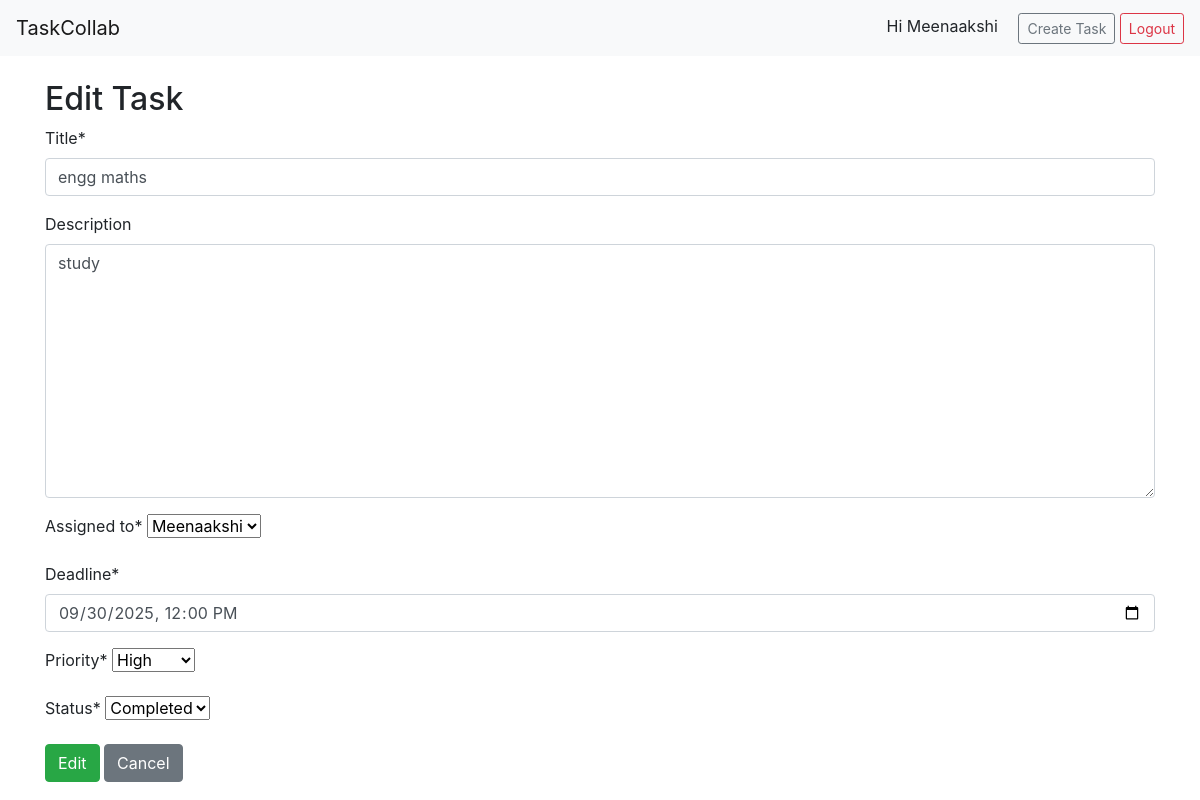
Page /tasks/2/edit/ (signed in) on the committed database.
### tasks/models.py (models this page shows, shortened)
class Task(models.Model):
    title = models.CharField(max_length=200)
    description = models.TextField(blank=True)
    created_by = models.ForeignKey(User, related_name="created_tasks", on_delete=models.CASCADE)
    assigned_to = models.ForeignKey(User, related_name="assigned_tasks", on_delete=models.CASCADE)
    deadline = models.DateTimeField()
    priority = models.CharField(max_length=10, choices=PRIORITY_CHOICES, default="medium")
    status = models.CharField(max_length=10, choices=STATUS_CHOICES, default="pending")
    created_at = models.DateTimeField(default=timezone.now, editable=False)
    updated_at = models.DateTimeField(auto_now=True)

### tasks/views.py (the view)
# urls.py: path("tasks/<int:pk>/edit/", views.task_edit, name="task_edit"),
@login_required
def task_edit(request, pk):
    task = get_object_or_404(Task, pk=pk)
    if request.user != task.created_by and request.user != task.assigned_to:
        return redirect("tasks:dashboard")
    if request.method == "POST":
        form = TaskForm(request.POST, instance=task)
        if form.is_valid():
            form.save()
            return redirect("tasks:dashboard")
    else:
        form = TaskForm(instance=task)
    return render(request, "tasks/task_form.html", {"form": form, "action": "Edit"})

### tasks/forms.py
class TaskForm(forms.ModelForm):
    deadline = forms.DateTimeField(
        widget=forms.DateTimeInput(attrs={"type": "datetime-local"}),
        input_formats=["%Y-%m-%dT%H:%M"],
    )
    class Meta:
        model = Task
        fields = ("title", "description", "assigned_to", "deadline", "priority", "status")

### tasks/templates/tasks/task_form.html (shortened to what this page needs)
{% extends "tasks/base.html" %}
{% load crispy_forms_tags %}
{% block content %}
  <h2>{{ action }} Task</h2>
  <form method="post">
    {{ form|crispy }}
    <button class="btn btn-success">{{ action }}</button>
    <a href="{% url 'tasks:dashboard' %}" class="btn btn-secondary">Cancel</a>
  </form>
{% endblock %}

### tasks/templates/tasks/base.html (shortened to what this page needs)
<!doctype html>
<html>
<head>
    <link href="https://cdn.jsdelivr.net/npm/bootstrap@4.6.2/dist/css/bootstrap.min.css" rel="stylesheet">
</head>
<body>
    <nav class="navbar navbar-expand-lg navbar-light bg-light">
        <a class="navbar-brand" href="{% url 'tasks:dashboard' %}">TaskCollab</a>
        <div class="ml-auto">
            {% if user.is_authenticated %}
                <span class="mr-3">Hi {{ user.username }}</span>
                <a class="btn btn-outline-secondary btn-sm" href="{% url 'tasks:task_create' %}">Create Task</a>
                <a class="btn btn-outline-danger btn-sm" href="{% url 'tasks:logout' %}">Logout</a>
            {% else %}
                <a class="btn btn-outline-primary btn-sm" href="{% url 'tasks:login' %}">Login</a>
                <a class="btn btn-outline-success btn-sm" href="{% url 'tasks:signup' %}">Sign up</a>
            {% endif %}
        </div>
    </nav>
    <div class="container mt-4">
        {% block content %}{% endblock %}
    </div>
</body>
</html>

### rows in the picture
Task: title "engg maths", description "study", assigned_to "Meenaakshi", deadline "09/30/2025 12:00", priority "High", status "Completed"

### other values in the picture
{{ user.username }} "Meenaakshi"
{{ action }} "Edit"
